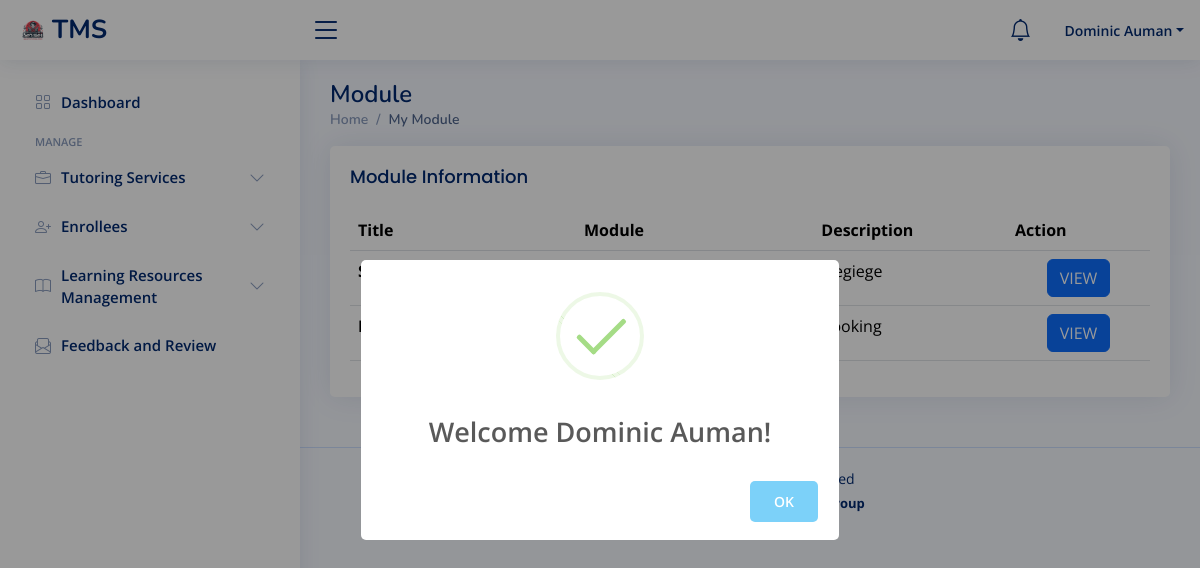
/tutor/module.php (signed in), run on the app's committed database.
### tables this page shows
CREATE TABLE `tutorial_module` (
  `module_id` int(11) NOT NULL AUTO_INCREMENT,
  `job_id` int(50) NOT NULL,
  `module_title` varchar(255) NOT NULL,
  `module_description` text NOT NULL,
  `module_posted` timestamp NOT NULL DEFAULT current_timestamp() ON UPDATE current_timestamp(),
  PRIMARY KEY (`module_id`),
  KEY `job_id` (`job_id`),
  CONSTRAINT `tutorial_module_ibfk_1` FOREIGN KEY (`job_id`) REFERENCES `tutorial_services` (`job_id`) ON DELETE CASCADE ON UPDATE NO ACTION
);

### tutor/module.php (the view, shortened to what this page needs)
<?php
 include("./include/header.php");
 include("./include/topbar.php");
 include("./include/sidebar.php");
?>
<div class="pagetitle">
      <h1>Module</h1>
      <nav>
        <ol class="breadcrumb">
          <li class="breadcrumb-item"><a href="index.php">Home</a></li>
          <li class="breadcrumb-item active">My Module</li>
        </ol>
      </nav>
    </div>
    <section class="section">
      <div class="row">
        <div class="col-lg-12">
          <div class="card">
            <div class="card-body">
              <h5 class="card-title">Module Information</h5>
              <table class="table datatable">
                <thead>
                  <tr>
                    <th scope="col">Title</th>
                    <th scope="col">Module</th>
                    <th scope="col">Description</th>
                    <th scope="col">Action</th>
                  </tr>
                </thead>
                <tbody>
                        <?php
                        $user_id = $_SESSION['auth_user']['user_id'];
                        $query = "SELECT
                        tutorial_services.title,
                        tutorial_services.tutor_id,
                        tutorial_services.description,
                        tutorial_module.module_title,
                        tutorial_module.module_description,
                        tutorial_module.module_id
                      FROM
                        tutorial_services
                        INNER JOIN
                        tutorial_module
                        ON
                          tutorial_services.job_id = tutorial_module.job_id
                      WHERE
                        tutorial_services.tutor_id = '$user_id'";
                        $query_run = mysqli_query($con, $query);
                        if (mysqli_num_rows($query_run) > 0) {
                            foreach ($query_run as $row) {
                        ?>
                                <tr>
                                    <td><b><?= $row['title']; ?></b></td>
                                    <td><?= $row['module_title']; ?></td>
                                    <td><?= $row['module_description']; ?></td>
                                    <td class="text-center">
                                    <a type="button" class="btn btn-primary" href="module_files.php?id=<?=$row['module_id'];?>">VIEW</i></a>
                                    </td>
                                </tr>
                        <?php
                            }
                        } else {
                        ?>
                            <tr>
                                <td colspan="4">No Record Found</td>
                            </tr>
                        <?php
                        }
                        ?>
                    </tbody>
              </table>
            </div>
          </div>
        </div>
      </div>
    </section>
<?php
 include("./include/footer.php");
?>

### tutor/assets/css/style.css (style rules this page uses)
:root { scroll-behavior: smooth; }
body { font-family: "Open Sans", sans-serif; background: #f6f9ff; color: #444444; }
a { color: #4154f1; text-decoration: none; }
h1, h2, h3, h4, h5, h6 { font-family: "Nunito", sans-serif; }
.pagetitle { margin-bottom: 10px; }
.pagetitle h1 { font-size: 24px; margin-bottom: 0; font-weight: 600; color: #012970; }
.card { margin-bottom: 30px; border: none; border-radius: 5px; box-shadow: 0px 0 30px rgba(1, 41, 112, 0.1); }
.card-title { padding: 20px 0 15px 0; font-size: 18px; font-weight: 500; color: #012970; font-family: "Poppins", sans-serif; }
.card-body { padding: 0 20px 20px 20px; }
.breadcrumb { font-size: 14px; font-family: "Nunito", sans-serif; color: #899bbd; font-weight: 600; }
.breadcrumb a { color: #899bbd; transition: 0.3s; }
.breadcrumb .breadcrumb-item::before { color: #899bbd; }
.breadcrumb .active { color: #51678f; font-weight: 600; }

### data on the page
tutorial_module: module_description "giegiege"
tutorial_module: module_description "Cooking"

### other printed values
$_SESSION['auth_user']['user_name'] "Dominic Auman"
